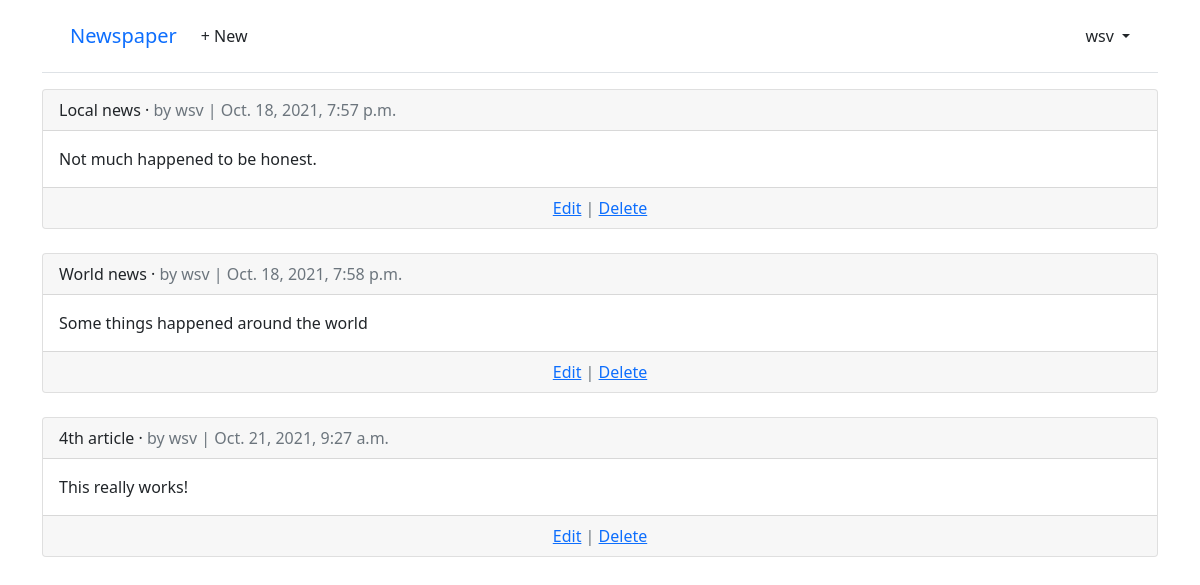
/articles/ (signed in), run on the app's committed database.
### accounts/models.py (models this page shows)
class CustomUser(AbstractUser):
    age = models.PositiveIntegerField(null=True, blank=True)

### articles/models.py (models this page shows, shortened)
class Article(models.Model):
    title = models.CharField(max_length=255)
    body = models.TextField()
    date = models.DateTimeField(auto_now_add=True)
    author = models.ForeignKey(
        settings.AUTH_USER_MODEL,
        on_delete=models.CASCADE,
    )

### articles/views.py (the view)
# urls.py: path("", ArticleListView.as_view(), name="article_list"),
class ArticleListView(LoginRequiredMixin, ListView):  # new
    model = Article
    template_name = "article_list.html"

### templates/article_list.html (shortened to what this page needs)
{% extends "base.html" %}
{% block content %}
  {% for article in article_list %}
    <div class="card">
      <div class="card-header">
        <span class="font-weight-bold">{{ article.title }}</span> &middot;
        <span class="text-muted">by {{ article.author }} |
        {{ article.date }}</span>
      </div>
      <div class="card-body">
        {{ article.body }}
      </div>
      <div class="card-footer text-center text-muted">
        <a href="{% url 'article_edit' article.pk %}">Edit</a> |
        <a href="{% url 'article_delete' article.pk %}">Delete</a>
      </div>
    </div>
    <br />
  {% endfor %}
{% endblock content %}

### templates/base.html (shortened to what this page needs)
<!DOCTYPE html>
<html>
<head>
  <link href="https://cdn.jsdelivr.net/npm/bootstrap@5.1.3/dist/css/bootstrap.min.css" rel="stylesheet">
</head>
<body>
<div class="container">
  <header class="p-3 mb-3 border-bottom">
    <div class="container">
      <div class="d-flex flex-wrap align-items-center justify-content-center justify-content-lg-start">
        <a class="navbar-brand" href="{% url 'home' %}">Newspaper</a>
        <ul class="nav col-12 col-lg-auto me-lg-auto mb-2 justify-content-center mb-md-0">
        {% if user.is_authenticated %}
          <li><a href="{% url 'article_new' %}" class="nav-link px-2 link-dark">+ New</a></li>
        </ul>
        <div class="dropdown text-end">
          <a href="#" class="d-block link-dark text-decoration-none dropdown-toggle" id="dropdownUser1" data-bs-toggle="dropdown" aria-expanded="false">
            {{ user.username }}
          </a>
        </div>
        {% else %}
        </ul>
        <div class="text-end">
          <a href="{% url 'login' %}" class="btn btn-outline-primary me-2">Log In</a>
          <a href="{% url 'signup' %}" class="btn btn-primary">Sign Up</a>
        </div>
        {% endif %}
      </div>
    </div>
  </header>
</div>
<main>
  <div class="container">
    {% block content %}
    {% endblock content %}
  </div>
</main>
</body>
</html>

### data on the page
CustomUser: username "wsv"
Article: title "Local news", author "wsv", date "Oct. 18, 2021, 7:57 p.m.", body "Not much happened to be honest."
Article: title "World news", author "wsv", date "Oct. 18, 2021, 7:58 p.m.", body "Some things happened around the world"
Article: title "4th article", author "wsv", date "Oct. 21, 2021, 9:27 a.m.", body "This really works!"
